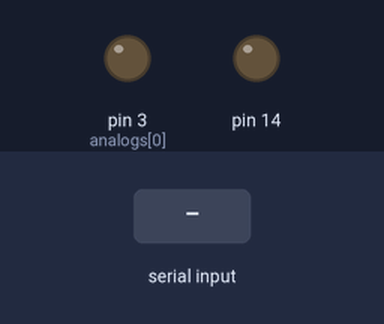
Bench run of a sketch on a simulated Arduino Uno, built with avr-gcc and run on an emulated ATmega328P. Shown: output pins drawn as LEDs (lit = HIGH). The inputs (shaded band) are chosen by the test bench.

Above: at 3.2 s.
3.3 s: "1" received over Serial
At 4.0 s:
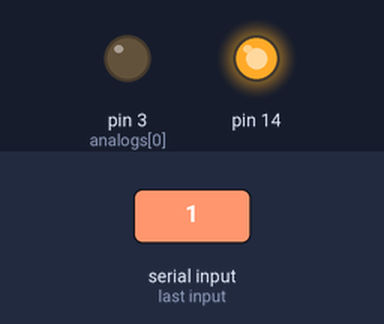
4.9 s: "A,45\n" received over Serial
At 5.3 s:
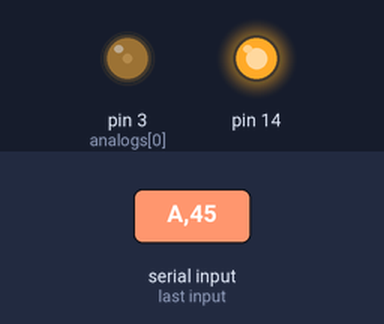
6.5 s: "0" received over Serial
At 7.6 s:
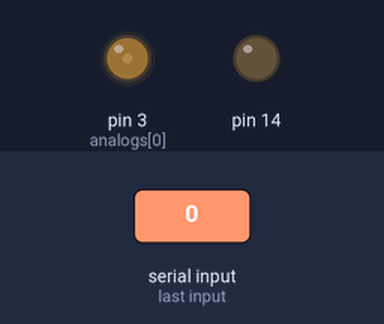
Timing chart, 0 to 9.5 s (numbered marks = the images above; inputs shaded):
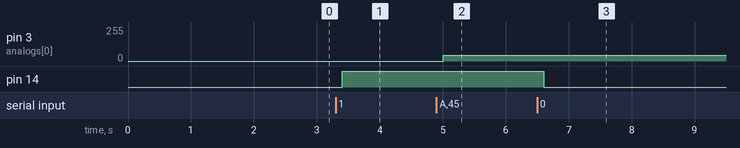

Measured:
- after the input at 3.3 s, pin 14: LOW → HIGH after 0.10 s
- after the input at 4.9 s, pin 3 (analogs[0]): 0/255 → 45/255 after 0.10 s
- after the input at 6.5 s, pin 14: HIGH → LOW after 0.10 s

The sketch:

code.ino
```cpp
/**
 *
 * Made by Luka Vinkešević in 2019. for University of Zagreb,
 * Faculty of Electrical Engineering and Computing
 *
**/

#define BAUD_RATE 9600
#define TIMEOUT 100
#define ANALOGS 6 // Number of analog pins
#define PINS 12   // Number of digital pins

bool previous[PINS];
bool inputsDigital[PINS];
bool inputsAnalog[ANALOGS];

int analogs[] = {3, 5, 6, 9, 10, 11}; // PWM pins as analog outputs
int OFFSET = PINS + 2;

void setup() {
  Serial.setTimeout(TIMEOUT);
  Serial.begin(BAUD_RATE);

  for(int i = 0; i < PINS; i++) {
    if(i < ANALOGS) inputsAnalog[i] = false;

    inputsDigital[i] = false;
    previous[i] = false;
  }
}

/*
 * Reading format: Operation | Pin ID | Value (only for operation A)
 *
 * Operation list:
 *  0 - sets the pin to low state
 *  1 - sets the pin to high state
 *  O - uses the pin as output
 *  I - uses the pin as input
 *  A - sets the analog pin to given value
 *
 * Examples:
 *  I02, O13, 103, 014, A10218
 *
 */
void readInputs() {
  if(Serial.available() > 0) {
    String input = Serial.readString();

    int id = input.substring(1, 3).toInt();
    boolean isAnalog = false;

    if(id > 13) {
      id += 2;

      isAnalog = true;
    } else if(id < 2) {
      id += OFFSET;

      isAnalog = true;
    }

    if(input.startsWith("I")) {
      pinMode(id, INPUT);

      if(isAnalog) inputsAnalog[id - OFFSET] = true;
      else inputsDigital[id] = true;
    } else if(input.startsWith("O")) {
      pinMode(id, OUTPUT);

      if(isAnalog) inputsAnalog[id - OFFSET] = false;
      else inputsDigital[id] = false;
    } else if(input.startsWith("1")) {
        pinMode(id, OUTPUT);
        digitalWrite(id, HIGH);
    } else if(input.startsWith("0")) {
        pinMode(id, OUTPUT);
        digitalWrite(id, LOW);
    } else if(input.startsWith("A")) {
      int value = input.substring(2).toInt();

      pinMode(analogs[id - OFFSET], OUTPUT);
      analogWrite(analogs[id - OFFSET], value);
    }
  }
}

/*
 * Writing format: Operation | Pin ID | Value (only for operation A)
 *
 * Operation list:
 *  0 - sends low as the pin's state
 *  1 - sends high as the pin's state
 *  A - sends the analog input pin's value
 *
 * Examples:
 *  111, 004, A01023
 *
 */
void writeOutputs() {
  for(int i = 0; i < PINS; i++) {
    if(i < ANALOGS && inputsAnalog[i]) {
      int current = analogRead(i + OFFSET);

      Serial.print("A");
      Serial.print(i);
      Serial.println(current);

      delay(20);
    }

    if(inputsDigital[i]) {
      int id = i + 2;
      bool current = digitalRead(id);

      if(current != previous[i]) {
        Serial.print(current ? "1" : "0");
        Serial.println(id);

        previous[i] = current;
      }
    }
  }
}

void loop() {
  readInputs();
  writeOutputs();
}
```
